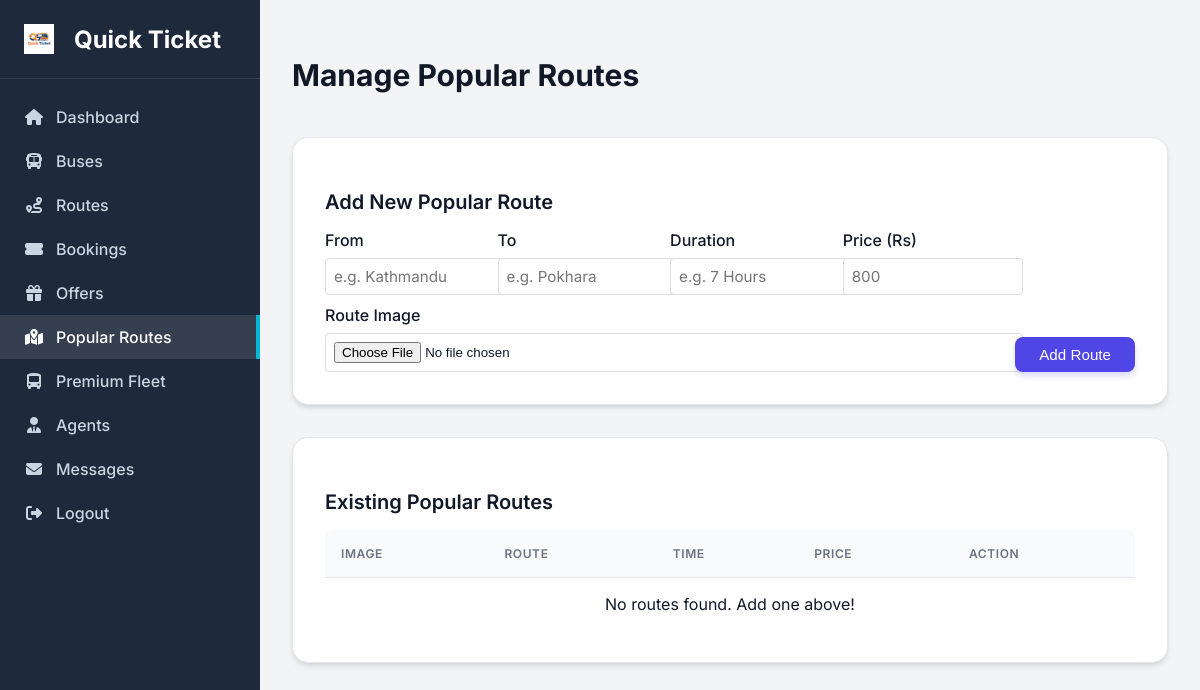
The app's page /admin/popular_routes.php (signed in), older data.
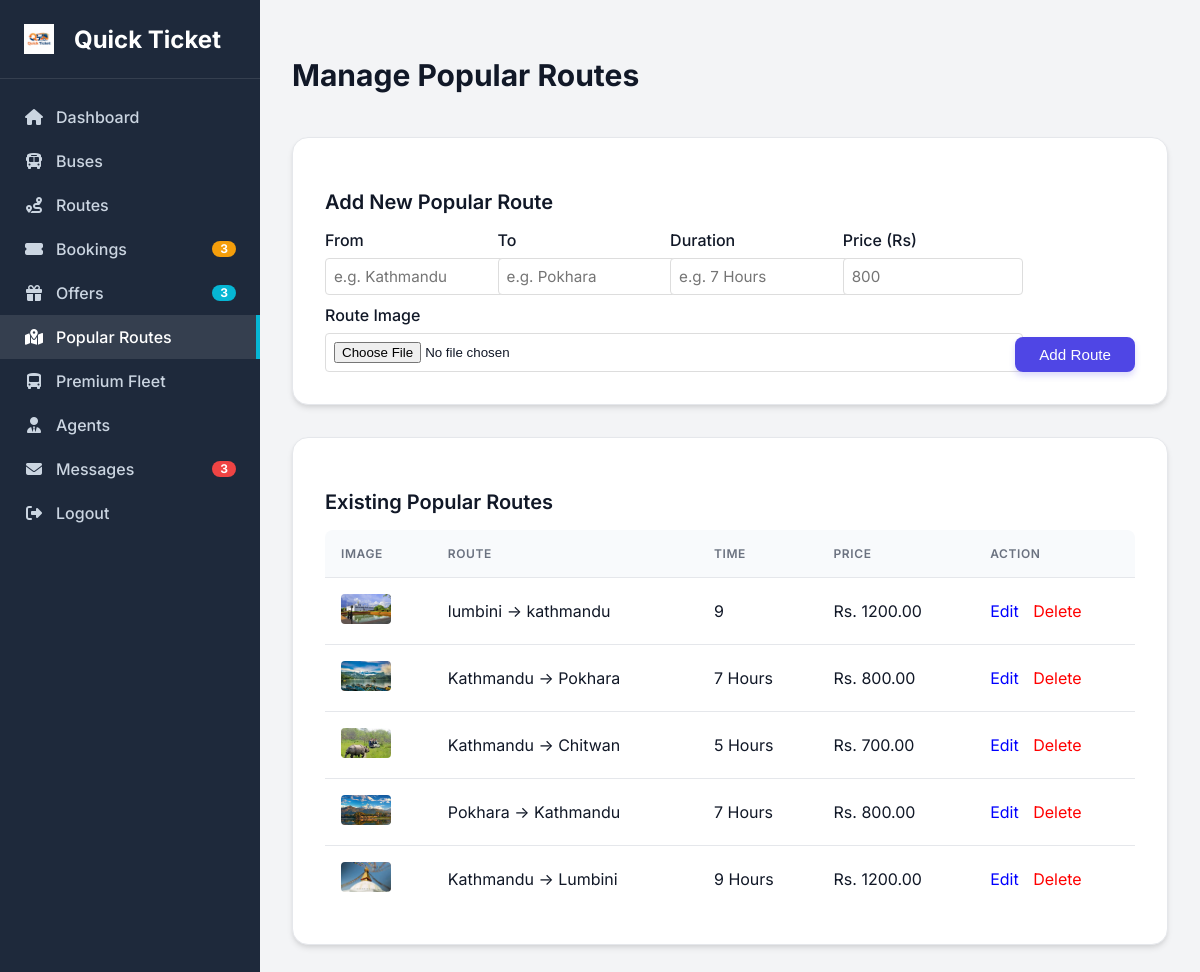
The same page, newer data.
### tables this page shows
CREATE TABLE `popular_routes` (
  `id` int(6) unsigned NOT NULL AUTO_INCREMENT,
  `source` varchar(100) NOT NULL,
  `destination` varchar(100) NOT NULL,
  `duration` varchar(50) NOT NULL,
  `price` decimal(10,2) NOT NULL,
  `image_path` varchar(255) NOT NULL,
  `created_at` timestamp NOT NULL DEFAULT current_timestamp(),
  PRIMARY KEY (`id`)
);

### admin/popular_routes.php (the view, shortened to what the changed rows need)
<?php
include '../includes/db.php';
include 'includes/header.php';
?>
<div style="display: flex; justify-content: space-between; align-items: center; margin-bottom: 20px;">
    <h2>Manage Popular Routes</h2>
</div>
<div class="card">
    <table>
        <thead>
            <tr>
                <th>Image</th>
                <th>Route</th>
                <th>Time</th>
                <th>Price</th>
                <th>Action</th>
            </tr>
        </thead>
        <tbody>
            <?php
            $result = $conn->query("SELECT * FROM popular_routes ORDER BY created_at DESC");
            if ($result->num_rows > 0) {
                while ($row = $result->fetch_assoc()) {
                    echo "<tr>
                        <td><img src='../{$row['image_path']}' style='width: 50px; height: 30px; object-fit: cover; border-radius: 4px;'></td>
                        <td>{$row['source']} -> {$row['destination']}</td>
                        <td>{$row['duration']}</td>
                        <td>Rs. {$row['price']}</td>
                        <td>
                            <a href='edit_popular_route.php?id={$row['id']}' style='color: blue; margin-right: 10px;'>Edit</a>
                            <a href='popular_routes.php?delete={$row['id']}' style='color: red;' onclick='return confirm(\"Are you sure?\")'>Delete</a>
                        </td>
                    </tr>";
                }
            } else {
                echo "<tr><td colspan='5' style='text-align:center;'>No routes found. Add one above!</td></tr>";
            }
            ?>
        </tbody>
    </table>
</div>
</div>
</div>
</body>
</html>

### admin/includes/header.php (shortened to what the changed rows need)
<?php
include_once '../includes/db.php';
?>
<!DOCTYPE html>
<html lang="en">
<head>
    <link rel="stylesheet" href="https://cdnjs.cloudflare.com/ajax/libs/font-awesome/6.4.0/css/all.min.css">
    <link rel="stylesheet" href="../assets/css/admin_style.css">
    <?php
    $pending_bookings_count = 0;
    $unread_messages_count = 0;
    $offers_count = 0;
    if ($_SESSION['role'] == 'admin') {
        $pending_bookings_count = $conn->query("SELECT COUNT(*) as count FROM bookings WHERE payment_status != 'paid'")->fetch_assoc()['count'];
        $check_col = $conn->query("SHOW COLUMNS FROM messages LIKE 'is_read'");
        if ($check_col->num_rows > 0) {
             $unread_messages_count = $conn->query("SELECT COUNT(*) as count FROM messages WHERE is_read = 0")->fetch_assoc()['count'];
        } else {
             $unread_messages_count = $conn->query("SELECT COUNT(*) as count FROM messages")->fetch_assoc()['count'];
        }
        $offers_count = $conn->query("SELECT COUNT(*) as count FROM offers")->fetch_assoc()['count'];
    }
    ?>
</head>
<body>
<div class="admin-container">
    <div class="sidebar">
        <div class="sidebar-menu">
            <?php if ($_SESSION['role'] == 'admin'): ?>
                <a href="bookings.php" class="<?php echo basename($_SERVER['PHP_SELF']) == 'bookings.php' ? 'active' : ''; ?>">
                    <div style="display: flex; align-items: center; width: 100%;">
                        <i class="fas fa-ticket-alt"></i> <span style="margin-left: 12px;">Bookings</span>
                        <?php if($pending_bookings_count > 0) echo "<span class='badge badge-warning'>$pending_bookings_count</span>"; ?>
                    </div>
                </a>
                <a href="offers.php" class="<?php echo basename($_SERVER['PHP_SELF']) == 'offers.php' ? 'active' : ''; ?>">
                    <div style="display: flex; align-items: center; width: 100%;">
                        <i class="fas fa-gift"></i> <span style="margin-left: 12px;">Offers</span>
                        <?php if($offers_count > 0) echo "<span class='badge badge-info'>$offers_count</span>"; ?>
                    </div>
                </a>
                <a href="messages.php" class="<?php echo basename($_SERVER['PHP_SELF']) == 'messages.php' ? 'active' : ''; ?>">
                     <div style="display: flex; align-items: center; width: 100%;">
                        <i class="fas fa-envelope"></i> <span style="margin-left: 12px;">Messages</span>
                        <?php if($unread_messages_count > 0) echo "<span class='badge'>$unread_messages_count</span>"; ?>
                    </div>
                </a>
            <?php endif; ?>
        </div>
    </div>
    <div class="main-content">

Row changes from the older to the newer data that the page shows:
added popular_routes: image_path (picture), source "lumbini", destination "kathmandu", duration "9", price "1200.00"
added popular_routes: image_path (picture), source "Kathmandu", destination "Pokhara", duration "7 Hours", price "800.00"
added popular_routes: image_path (picture), source "Kathmandu", destination "Chitwan", duration "5 Hours", price "700.00"
added popular_routes: image_path (picture), source "Pokhara", destination "Kathmandu", duration "7 Hours", price "800.00"
added popular_routes: image_path (picture), source "Kathmandu", destination "Lumbini", duration "9 Hours", price "1200.00"
Text that changed along with them:
$pending_bookings_count: (not shown) → "3"
$offers_count: (not shown) → "3"
$unread_messages_count: (not shown) → "3"
text no longer shown: "No routes found. Add one above!"
